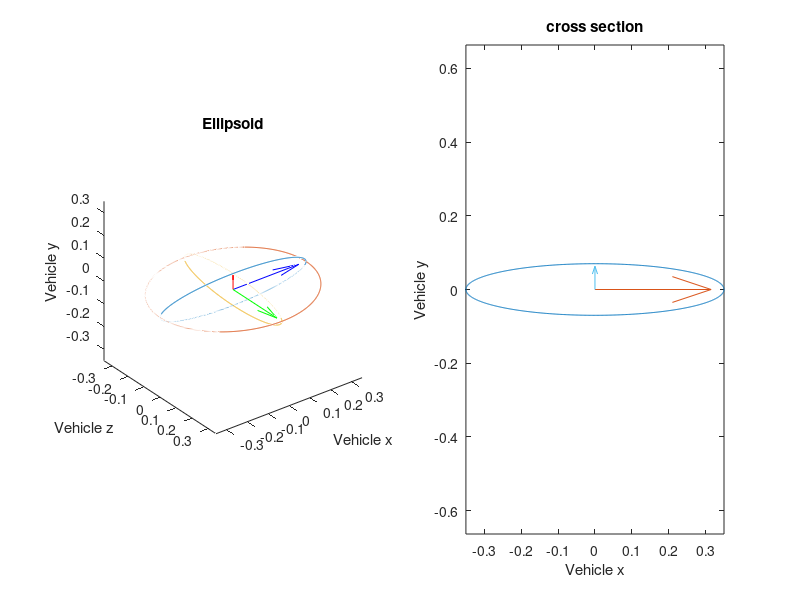

Recreate this plot in MATLAB.
%Matthew Perkins
%make an ellipsoid figure
clc;clear;close all

a=.35;              %forward radius (m)
b=.07;              %vertical radius(m)
c=.305;             %side radius (m)


theta=linspace(0,2*pi,1000);

figure
subplot(1,2,1)
%draw the 3 ellipses
x=a*cos(theta);
y=b*sin(theta);
z=c*sin(theta);
z2=c*cos(theta);

plot3(x,zeros(size(x)),y,x,z,zeros(size(x)),zeros(size(x)),z2,y)
hold on
quiver3(0,0,0,a,0,0,'b')
quiver3(0,0,0,0,0,b,'r')
quiver3(0,0,0,0,c,0,'g')

%graph adjustments
set(gca,'YDir','Reverse')
axis equal
title('Ellipsoid')
xlabel('Vehicle x')
ylabel('Vehicle z')
zlabel('Vehicle y')

%cross section
subplot(1,2,2)
plot(x,y)
hold on
quiver(0,0,a,0)
quiver(0,0,0,b)
axis equal
title('cross section')
xlabel('Vehicle x')
ylabel('Vehicle y')



